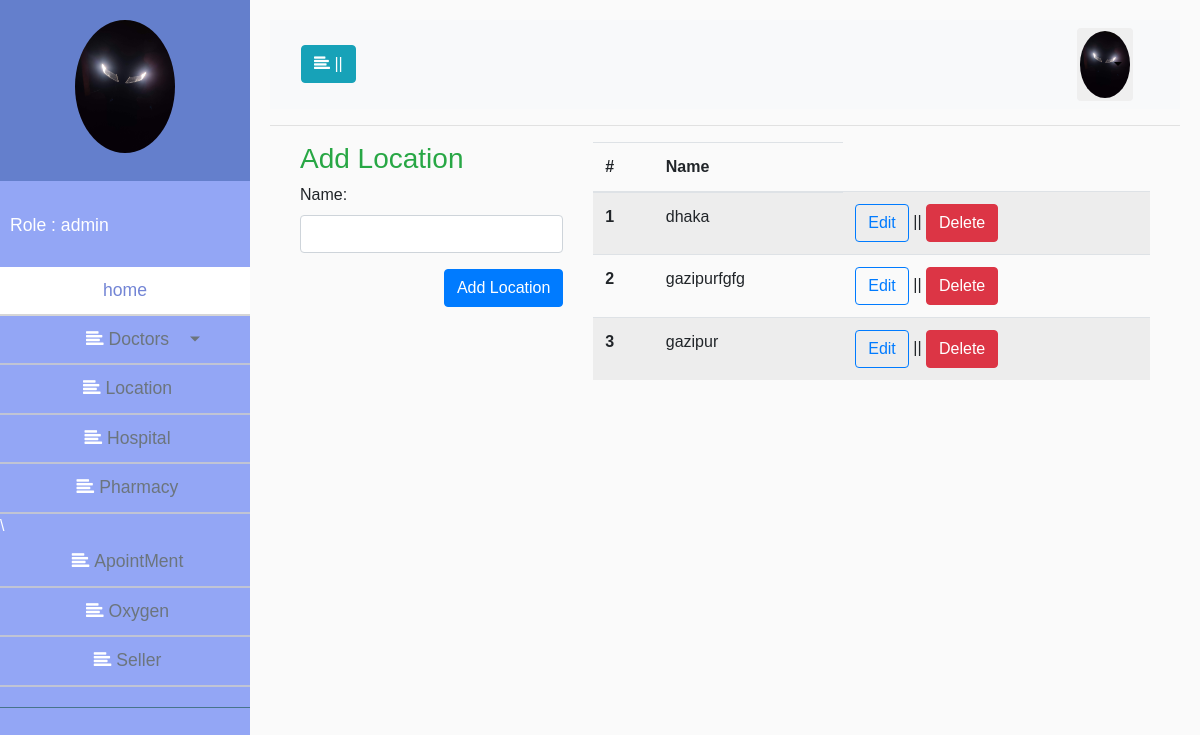
Page /adminpanel/location.php on the committed database.
### tables this page shows
CREATE TABLE `locations` (
  `loc_id` int(11) NOT NULL,
  `loc_name` varchar(200) NOT NULL
);

### classes/Hospital.php (called while the page is built, shortened)
<?php
 $filepath = realpath(dirname(__FILE__));
 include_once ($filepath.'/../lib/Database.php');
class Hospital
{
	private $db;
	function __construct(){
		$this->db = new Database();
	}
	public function allLocation(){
		$sql ='SELECT * FROM locations';
		$fetchAll = $this->db->select($sql);
		return $fetchAll;
	}
}

### lib/Database.php (called while the page is built, shortened)
<?php
Class Database{
	public $host   = DB_HOST;
	public $user   = DB_USER;
	public $pass   = DB_PASS;
	public $dbname = DB_NAME;
	public $link;
	private function connectDB(){
	$this->link = new mysqli($this->host, $this->user, $this->pass, $this->dbname);
 }
	public function select($query){
		$result = $this->link->query($query) or die($this->link->error.__LINE__);
		if($result->num_rows > 0){
			return $result;
		} else {
			return false;
		}
	}
}

### adminpanel/location.php (the view, shortened to what this page needs)
<?php include "inc/header.php";
 ?>
		<div class="container-fluid">
			<div class="container">
				<div class="row">
					<div class="col-md-4">
						<?php
							if (isset($_GET['editlocation'])) {
								include "inc/editLocation.php";
							} else {
								include "inc/addLocation.php";
							}
						 ?>
					</div>
					<div class="col-md-8">
						<table class="table table-striped">
							  <thead>
							    <tr>
							      <th scope="col">#</th>
							      <th scope="col">Name</th>
							    </tr>
							  </thead>
							  <tbody>
							  	<?php
									$doc = $Hospital->allLocation();
									if ($doc) {
										$i = 0;
									  	while($value = $doc->fetch_assoc()){
									  		$i++;
								?>
								    <tr>
								      <th scope="row"><?php echo $i; ?></th>
								      <td><?php echo $value['loc_name']; ?>
								      <td><a href="?editlocation&id=<?php echo $value['loc_id']; ?>" class="btn btn-outline-primary">Edit</a> || <a href="?deletelocation=<?php echo $value['loc_id']; ?>" class="btn btn-danger">Delete</a></td>
								    </tr>
							    <?php }} ?>
							  </tbody>
						</table>
					</div>
				</div>
			</div>
		</div>
<?php
	include "inc/footer.php";
?>

### css/style.css (style rules this page uses)
body { font-family: 'Poppins', sans-serif; background: #fafafa; }

### rows in the picture
locations: loc_name "dhaka"
locations: loc_name "gazipurfgfg"
locations: loc_name "gazipur"
